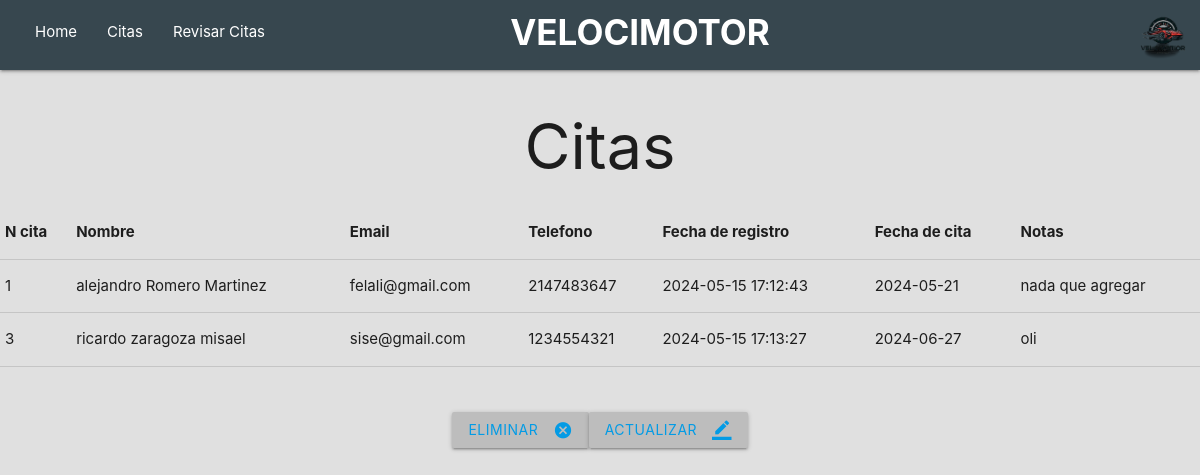
The page /verCitas.php on the database its author committed.
### tables this page shows
CREATE TABLE `cita` (
  `id` int(11) NOT NULL,
  `nombre` text NOT NULL,
  `email` text NOT NULL,
  `phone` int(10) NOT NULL,
  `fecha` text NOT NULL,
  `descripcion` text DEFAULT NULL,
  `fecha_registro` datetime NOT NULL DEFAULT current_timestamp()
);

### showCita.php (the view)
<?php
require "conexion.php";
mysqli_set_charset($conexion,'utf8');
$consulta_sql="SELECT * FROM cita";
$resultado = $conexion->query($consulta_sql);
$count = mysqli_num_rows($resultado);
echo "<table border='2' >
    <tr>
        <th>N cita</th>
        <th>Nombre</th>
        <th>Email</th>
        <th>Telefono</th>
        <th>Fecha de registro</th>
        <th>Fecha de cita</th>
        <th>Notas</th>
    </tr>";
if ( $count>0 ){
    while( $row = mysqli_fetch_assoc($resultado)  ){
     echo "<tr>";
     echo"<td>". $row['id'] ."</td>";
     echo"<td>". $row['nombre'] ."</td>";
     echo"<td>". $row['email'] ."</td>";
     echo"<td>". $row['phone'] ."</td>";
     echo"<td>". $row['fecha_registro'] ."</td>";
     echo"<td>". $row['fecha'] ."</td>";
     echo"<td>". $row['descripcion'] ."</td>";
     echo "</tr>";
    }
    echo "</table>";
}else{
    echo"<h1 style='color:red' >Sin Ningun registro</h1>";
    }
?>

### verCitas.php (shortened to what this page needs)
<!DOCTYPE html>
<html>
  <head>
    <link type="text/css" rel="stylesheet" href="recursos/css/materialize.min.css"  media="screen,projection"/>
    <link rel="stylesheet" href="recursos/hojasEstilo/estilos-vertabla.css">
  </head>
  <body>
    <section>
      <nav >
          <div class="nav-wrapper">
            <a href="recursos/Media/vine.jpeg" class="brand-logo right"><img src="recursos/Media/logo-removebg-preview.png" alt="logo" width="60px" style="margin-top: 5px;" ></a>
            <ul id="nav-mobile" class="left hide-on-med-and-down">
              <li><a href="index.php">Home</a></li>
              <li><a href="formulario.php">Citas</a></li>
              <li><a href="verCitas.php">Revisar Citas</a></li>
            </ul>
            <div class="titulo_principal"><b>VELOCIMOTOR</b></div>
          </div>
        </nav>
  </section>
<div class="listas">
   <h1>Citas</h1>
</div>
<div class="centrar">
 <table class="tablas">
 <tbody class="centrar">
   <?php include 'showCita.php';?>
 </tbody>
</table>
</div>
<br><br>
<center>
        <a href="eliminarUsuario.php"><button class="btn waves-effect waves-light" type="submit" name="action">Eliminar
          <i class="material-icons right">cancel</i></a>
        <a href="actualizarUsuario.php"><button class="btn waves-effect waves-light" type="submit" name="action">Actualizar
          <i class="material-icons right">border_color</i></a>
    </center>
  </body>
</html>

### recursos/hojasEstilo/estilos-vertabla.css (style rules this page uses)
nav { padding-bottom: 70px; background-color: #37474f; margin-bottom: 25px; padding-left: 20px; }
.titulo_principal { text-align: center; margin-right: 200px; font-size: 35px; }
button { text-align: center; background-color: blue; }
.waves-effect { background-color: #bdbdbd ; }
body { background-color: #e0e0e0; }
h1 { text-align: center; }

### rows shown on the page
cita: id "1", nombre "alejandro Romero Martinez", email "felali@gmail.com", phone "2147483647", fecha_registro "2024-05-15 17:12:43", fecha "2024-05-21", descripcion "nada que agregar"
cita: id "3", nombre "ricardo zaragoza misael", email "sise@gmail.com", phone "1234554321", fecha_registro "2024-05-15 17:13:27", fecha "2024-06-27", descripcion "oli"
